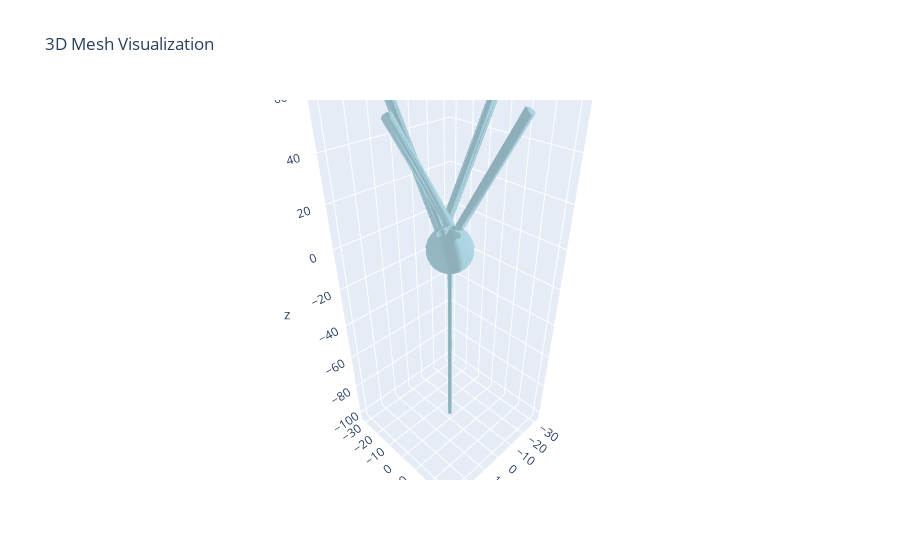

Notebook code for this chart:
### Markdown cell above
## 3D Visualization

### Code cell
neuron.visualize_mesh_3d()

### Figure 1 — Plotly figure (JSON) as saved in the notebook; plotly's stock layout.template omitted (floating-point values rounded to 4 significant figures; data arrays with more than 128 entries replaced by an {"elided": "..."} marker saying what was removed)
{"data": [{"color": "lightblue", "i": {"elided": "636 int values"}, "j": {"elided": "636 int values"}, "k": {"elided": "636 int values"}, "name": "Mesh", "opacity": 0.8, "type": "mesh3d", "x": {"elided": "320 float values"}, "y": {"elided": "320 float values"}, "z": {"elided": "320 float values"}}], "layout": {"scene": {"aspectmode": "data", "xaxis": {"visible": true}, "yaxis": {"visible": true}, "zaxis": {"visible": true}}, "title": {"text": "3D Mesh Visualization"}}}
